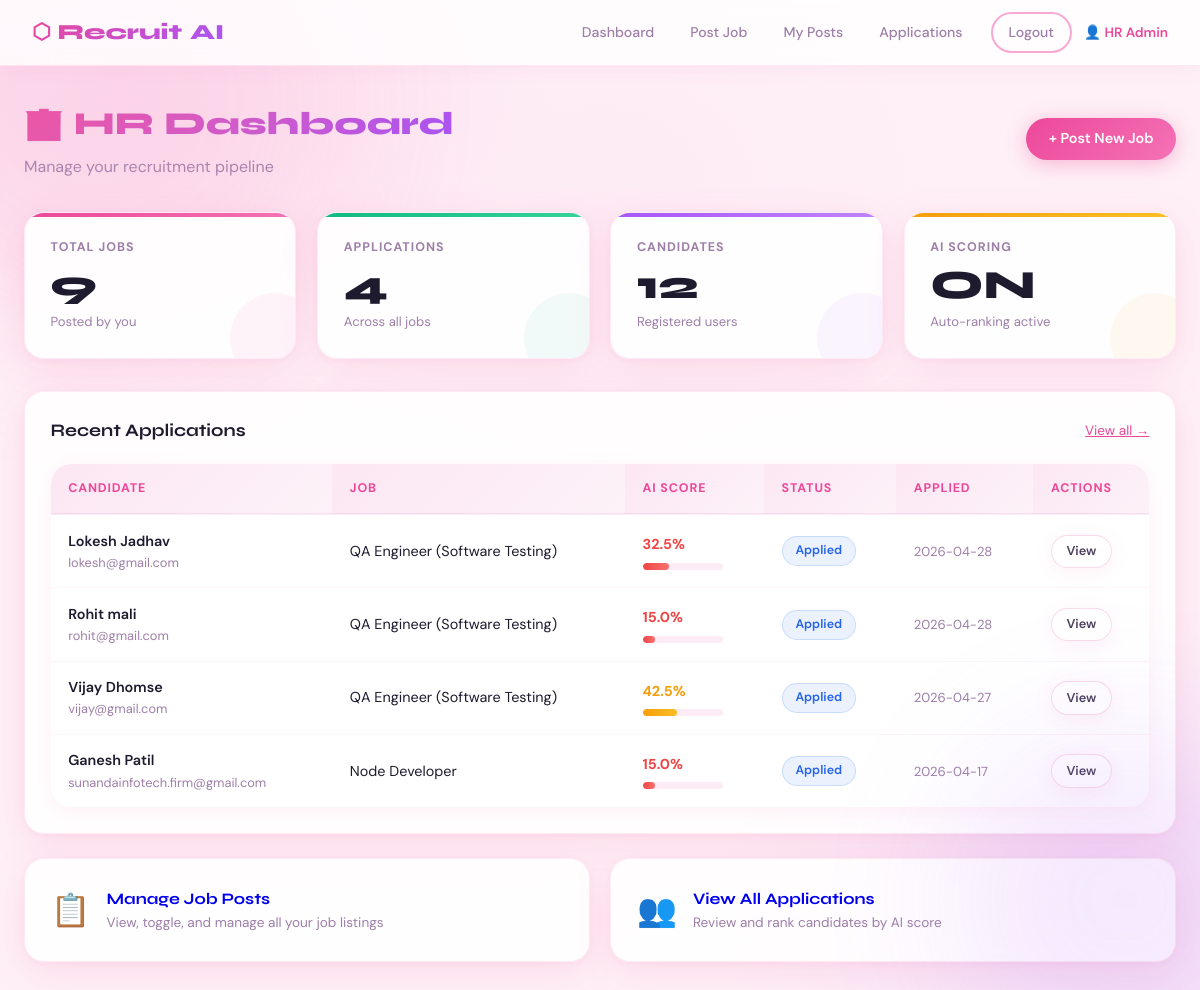
Page /hr (signed in) on the committed database.
### tables this page shows
CREATE TABLE applications (
            id INTEGER PRIMARY KEY AUTOINCREMENT,
            user_id INTEGER,
            job_id INTEGER,
            cover_letter TEXT,
            resume_path TEXT,
            status TEXT DEFAULT 'applied',
            ai_score REAL DEFAULT 0,
            ai_feedback TEXT,
            applied_at TEXT DEFAULT CURRENT_TIMESTAMP,
            FOREIGN KEY(user_id) REFERENCES users(id),
            FOREIGN KEY(job_id) REFERENCES job_posts(id)
        );

CREATE TABLE users (
            id INTEGER PRIMARY KEY AUTOINCREMENT,
            name TEXT NOT NULL,
            email TEXT UNIQUE NOT NULL,
            mobile TEXT NOT NULL,
            password TEXT NOT NULL,
            role TEXT DEFAULT 'user',
            created_at TEXT DEFAULT CURRENT_TIMESTAMP
        );

CREATE TABLE job_posts (
            id INTEGER PRIMARY KEY AUTOINCREMENT,
            hr_id INTEGER,
            title TEXT,
            company TEXT,
            location TEXT,
            job_type TEXT,
            description TEXT,
            required_skills TEXT,
            required_experience TEXT,
            required_education TEXT,
            salary TEXT,
            deadline TEXT,
            status TEXT DEFAULT 'active',
            created_at TEXT DEFAULT CURRENT_TIMESTAMP,
            FOREIGN KEY(hr_id) REFERENCES users(id)
        );

### app.py (the view)
@app.route('/hr')
def hr_dashboard():
    if 'user_id' not in session or session['role']!='hr': return redirect(url_for('login'))
    conn=get_db()
    total_jobs=conn.execute("SELECT COUNT(*) FROM job_posts WHERE hr_id=?",(session['user_id'],)).fetchone()[0]
    total_apps=conn.execute("SELECT COUNT(*) FROM applications").fetchone()[0]
    total_users=conn.execute("SELECT COUNT(*) FROM users WHERE role='user'").fetchone()[0]
    recent_apps=conn.execute("""SELECT a.*,u.name,u.email,j.title FROM applications a
        JOIN users u ON a.user_id=u.id JOIN job_posts j ON a.job_id=j.id
        ORDER BY a.applied_at DESC LIMIT 5""").fetchall()
    conn.close()
    return render_template('hr_dashboard.html', total_jobs=total_jobs, total_apps=total_apps,
                           total_users=total_users, recent_apps=recent_apps)

### app.py (called while the page is built)
def get_db():
    conn = sqlite3.connect(DB)
    conn.row_factory = sqlite3.Row
    return conn

### templates/hr_dashboard.html (shortened to what this page needs)
{% extends 'base.html' %}
{% block content %}
<div class="container">
  <div class="page-header" style="display:flex;justify-content:space-between;align-items:center">
    <div>
      <div class="page-title">🏢 HR Dashboard</div>
      <div class="page-sub">Manage your recruitment pipeline</div>
    </div>
    <a href="{{ url_for('hr_post_job') }}" class="btn btn-primary">+ Post New Job</a>
  </div>
  <div class="grid-4" style="margin-bottom:2rem">
    <div class="stat-card stat-primary"><div class="stat-label">Total Jobs</div><div class="stat-value">{{ total_jobs }}</div><div class="stat-sub">Posted by you</div></div>
    <div class="stat-card stat-green"><div class="stat-label">Applications</div><div class="stat-value">{{ total_apps }}</div><div class="stat-sub">Across all jobs</div></div>
    <div class="stat-card stat-purple"><div class="stat-label">Candidates</div><div class="stat-value">{{ total_users }}</div><div class="stat-sub">Registered users</div></div>
    <div class="stat-card stat-yellow"><div class="stat-label">AI Scoring</div><div class="stat-value">ON</div><div class="stat-sub">Auto-ranking active</div></div>
  </div>
  <div class="card">
    <div class="card-header">
      <div class="card-title">Recent Applications</div>
      <a href="{{ url_for('hr_applications') }}" style="color:var(--primary);font-size:.85rem">View all →</a>
    </div>
    {% if recent_apps %}
    <div class="table-wrap">
      <table>
        <thead><tr><th>Candidate</th><th>Job</th><th>AI Score</th><th>Status</th><th>Applied</th><th>Actions</th></tr></thead>
        <tbody>
          {% for a in recent_apps %}
          <tr>
            <td>
              <div style="font-weight:600">{{ a.name }}</div>
              <div style="color:var(--muted);font-size:.8rem">{{ a.email }}</div>
            </td>
            <td>{{ a.title }}</td>
            <td>
              <div style="font-weight:700;color:{% if a.ai_score>=70 %}var(--success){% elif a.ai_score>=40 %}var(--warning){% else %}var(--danger){% endif %}">{{ a.ai_score }}%</div>
              <div class="score-bar" style="width:80px"><div class="score-fill {% if a.ai_score>=70 %}score-high{% elif a.ai_score>=40 %}score-mid{% else %}score-low{% endif %}" style="width:{{ a.ai_score }}%"></div></div>
            </td>
            <td><span class="badge {% if a.status=='applied' %}badge-blue{% elif a.status=='shortlisted' %}badge-green{% elif a.status=='rejected' %}badge-red{% else %}badge-purple{% endif %}">{{ a.status|capitalize }}</span></td>
            <td style="color:var(--muted);font-size:.82rem">{{ a.applied_at[:10] }}</td>
            <td><a href="{{ url_for('hr_view_candidate', user_id=a.user_id) }}" class="btn btn-ghost btn-sm">View</a></td>
          </tr>
          {% endfor %}
        </tbody>
      </table>
    </div>
    {% else %}
      <div class="empty"><div class="empty-icon">📭</div><div class="empty-text">No applications yet. <a href="{{ url_for('hr_post_job') }}" style="color:var(--primary)">Post a job</a> to get started.</div></div>
    {% endif %}
  </div>
  <div class="grid-2" style="margin-top:1.5rem">
    <a href="{{ url_for('hr_posts') }}" class="card" style="text-decoration:none;display:flex;gap:1rem;align-items:center;transition:transform .2s" onmouseover="this.style.transform='translateY(-2px)'" onmouseout="this.style.transform=''">
      <div style="font-size:2rem">📋</div>
      <div><div style="font-weight:700;font-family:'Syne',sans-serif">Manage Job Posts</div><div style="color:var(--muted);font-size:.85rem">View, toggle, and manage all your job listings</div></div>
    </a>
    <a href="{{ url_for('hr_applications') }}" class="card" style="text-decoration:none;display:flex;gap:1rem;align-items:center;transition:transform .2s" onmouseover="this.style.transform='translateY(-2px)'" onmouseout="this.style.transform=''">
      <div style="font-size:2rem">👥</div>
      <div><div style="font-weight:700;font-family:'Syne',sans-serif">View All Applications</div><div style="color:var(--muted);font-size:.85rem">Review and rank candidates by AI score</div></div>
    </a>
  </div>
</div>
{% endblock %}

### rows in the picture
applications: name "Lokesh Jadhav", email "lokesh@gmail.com", title "QA Engineer (Software Testing)", ai_score "32.5", status "Applied", applied_at "2026-04-28"
applications: name "Rohit mali", email "rohit@gmail.com", title "QA Engineer (Software Testing)", ai_score "15.0", status "Applied", applied_at "2026-04-28"
applications: name "Vijay Dhomse", email "vijay@gmail.com", title "QA Engineer (Software Testing)", ai_score "42.5", status "Applied", applied_at "2026-04-27"
applications: name "Ganesh Patil", email "sunandainfotech.firm@gmail.com", title "Node Developer", ai_score "15.0", status "Applied", applied_at "2026-04-17"

### other values in the picture
{{ session.name }} "HR Admin"
{{ total_jobs }} "9"
{{ total_apps }} "4"
{{ total_users }} "12"
